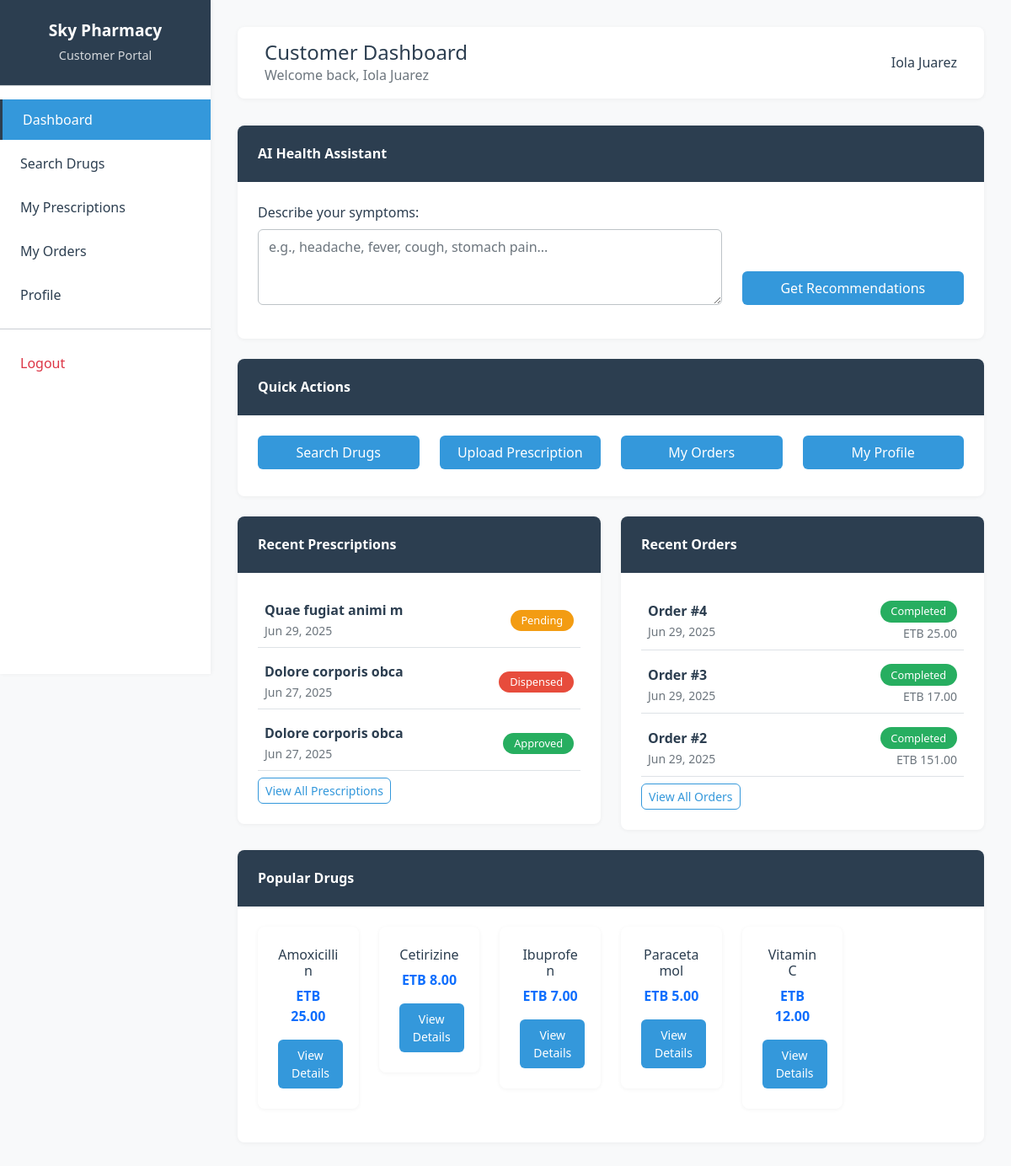
The app's page /customer/dashboard.php (signed in) with its own data.
### tables this page shows
CREATE TABLE `users` (
  `id` int(11) NOT NULL,
  `username` varchar(50) NOT NULL,
  `email` varchar(100) NOT NULL,
  `password_hash` varchar(255) NOT NULL,
  `full_name` varchar(100) NOT NULL,
  `role` enum('admin','pharmacist','cashier','customer') NOT NULL DEFAULT 'customer',
  `phone` varchar(20) DEFAULT NULL,
  `address` text DEFAULT NULL,
  `created_at` timestamp NOT NULL DEFAULT current_timestamp(),
  `updated_at` timestamp NOT NULL DEFAULT current_timestamp() ON UPDATE current_timestamp(),
  `is_active` tinyint(1) DEFAULT 1
);

CREATE TABLE `prescriptions` (
  `id` int(11) NOT NULL,
  `customer_id` int(11) NOT NULL,
  `pharmacist_id` int(11) DEFAULT NULL,
  `prescription_file` varchar(255) DEFAULT NULL,
  `symptoms` text DEFAULT NULL,
  `diagnosis` text DEFAULT NULL,
  `status` enum('pending','approved','rejected','dispensed') DEFAULT 'pending',
  `notes` text DEFAULT NULL,
  `created_at` timestamp NOT NULL DEFAULT current_timestamp(),
  `updated_at` timestamp NOT NULL DEFAULT current_timestamp() ON UPDATE current_timestamp()
);

CREATE TABLE `orders` (
  `id` int(11) NOT NULL,
  `customer_id` int(11) NOT NULL,
  `order_number` varchar(50) NOT NULL,
  `total_amount` decimal(10,2) NOT NULL,
  `status` enum('pending','confirmed','processing','ready','completed','cancelled') DEFAULT 'pending',
  `payment_status` enum('pending','paid','failed') DEFAULT 'pending',
  `payment_method` enum('cash','card','mobile_money') DEFAULT 'cash',
  `cashier_id` int(11) DEFAULT NULL,
  `created_at` timestamp NOT NULL DEFAULT current_timestamp(),
  `updated_at` timestamp NOT NULL DEFAULT current_timestamp() ON UPDATE current_timestamp()
);

CREATE TABLE `drugs` (
  `id` int(11) NOT NULL,
  `name` varchar(200) NOT NULL,
  `generic_name` varchar(200) DEFAULT NULL,
  `category_id` int(11) DEFAULT NULL,
  `description` text DEFAULT NULL,
  `dosage_form` varchar(50) DEFAULT NULL,
  `strength` varchar(50) DEFAULT NULL,
  `manufacturer` varchar(200) DEFAULT NULL,
  `price` decimal(10,2) NOT NULL,
  `cost_price` decimal(10,2) NOT NULL,
  `stock_quantity` int(11) DEFAULT 0,
  `reorder_level` int(11) DEFAULT 10,
  `is_prescription_required` tinyint(1) DEFAULT 0,
  `is_active` tinyint(1) DEFAULT 1,
  `created_at` timestamp NOT NULL DEFAULT current_timestamp(),
  `updated_at` timestamp NOT NULL DEFAULT current_timestamp() ON UPDATE current_timestamp()
);

### customer/dashboard.php (the view, shortened to what the rows shown need)
<?php
require_once '../classes/Auth.php';
require_once '../classes/Drug.php';
require_once '../classes/Prescription.php';
require_once '../classes/Order.php';
$auth = new Auth();
$auth->requireRole('customer');
$user = $auth->getCurrentUser();
$drug = new Drug();
$prescription = new Prescription();
$order = new Order();
$user_prescriptions = $prescription->getPrescriptionsByCustomer($user['id']);
$user_orders = $order->getOrdersByCustomer($user['id']);
$recent_drugs = $drug->getAllDrugs('', null, 8);
?>
<!DOCTYPE html>
<html lang="en">
<head>
    <link href="https://cdn.jsdelivr.net/npm/bootstrap@5.1.3/dist/css/bootstrap.min.css" rel="stylesheet">
    <link href="https://cdnjs.cloudflare.com/ajax/libs/font-awesome/6.0.0/css/all.min.css" rel="stylesheet">
    <link href="../assets/css/style.css" rel="stylesheet">
</head>
<body>
    <div class="main-content">
        <div class="top-nav">
            <div class="d-flex justify-content-between align-items-center">
                <div>
                    <h4 class="mb-0">Customer Dashboard</h4>
                    <p class="mb-0 text-muted">Welcome back, <?php echo htmlspecialchars($user['full_name']); ?></p>
                </div>
                <div class="user-info">
                    <span class="user-name"><?php echo htmlspecialchars($user['full_name']); ?></span>
                </div>
            </div>
        </div>
        <div class="row">
            <div class="col-md-6 mb-4">
                <div class="card">
                    <div class="card-body">
                        <?php if (empty($user_prescriptions)): ?>
                            <p class="text-muted">No prescriptions uploaded yet.</p>
                        <?php else: ?>
                            <?php foreach (array_slice($user_prescriptions, 0, 3) as $prescription_item): ?>
                                <div class="d-flex justify-content-between align-items-center mb-2 p-2 border-bottom">
                                    <div>
                                        <strong><?php echo htmlspecialchars($prescription_item['symptoms']); ?></strong>
                                        <br><small class="text-muted"><?php echo date('M d, Y', strtotime($prescription_item['created_at'])); ?></small>
                                    </div>
                                    <div class="text-end">
                                        <span class="badge badge-<?php
                                                                    echo $prescription_item['status'] === 'approved' ? 'success' : ($prescription_item['status'] === 'pending' ? 'warning' : 'danger');
                                                                    ?>"><?php echo ucfirst($prescription_item['status']); ?></span>
                                    </div>
                                </div>
                            <?php endforeach; ?>
                        <?php endif; ?>
                    </div>
                </div>
            </div>
            <div class="col-md-6 mb-4">
                <div class="card">
                    <div class="card-body">
                        <?php if (empty($user_orders)): ?>
                            <p class="text-muted">No orders placed yet.</p>
                        <?php else: ?>
                            <?php foreach (array_slice($user_orders, 0, 3) as $order_item): ?>
                                <div class="d-flex justify-content-between align-items-center mb-2 p-2 border-bottom">
                                    <div>
                                        <strong>Order #<?php echo $order_item['id']; ?></strong>
                                        <br><small class="text-muted"><?php echo date('M d, Y', strtotime($order_item['created_at'])); ?></small>
                                    </div>
                                    <div class="text-end">
                                        <span class="badge badge-<?php
                                                                    echo $order_item['status'] === 'completed' ? 'success' : ($order_item['status'] === 'pending' ? 'warning' : 'danger');
                                                                    ?>"><?php echo ucfirst($order_item['status']); ?></span>
                                        <br><small class="text-muted">ETB <?php echo number_format($order_item['total_amount'], 2); ?></small>
                                    </div>
                                </div>
                            <?php endforeach; ?>
                        <?php endif; ?>
                    </div>
                </div>
            </div>
        </div>
        <div class="row">
            <div class="col-12">
                <div class="card">
                    <div class="card-body">
                        <div class="row">
                            <?php foreach ($recent_drugs as $drug_item): ?>
                                <div class="col-md-3 col-lg-2 mb-3">
                                    <div class="card drug-card">
                                        <div class="card-body text-center">
                                            <h6 class="card-title"><?php echo htmlspecialchars($drug_item['name']); ?></h6>
                                            <p class="text-primary fw-bold">ETB <?php echo number_format($drug_item['price'], 2); ?></p>
                                            <a href="drug_details.php?id=<?php echo $drug_item['id']; ?>" class="btn btn-sm btn-primary">
                                                View Details
                                            </a>
                                        </div>
                                    </div>
                                </div>
                            <?php endforeach; ?>
                        </div>
                    </div>
                </div>
            </div>
        </div>
    </div>
</body>
</html>

### records on screen
users: full_name "Iola Juarez"
prescriptions: symptoms "Quae fugiat animi m", created_at "Jun 29, 2025", status "Pending"
prescriptions: symptoms "Dolore corporis obca", created_at "Jun 27, 2025", status "Dispensed"
prescriptions: symptoms "Dolore corporis obca", created_at "Jun 27, 2025", status "Approved"
orders: id "4", created_at "Jun 29, 2025", status "Completed", total_amount "25.00"
orders: id "3", created_at "Jun 29, 2025", status "Completed", total_amount "17.00"
orders: id "2", created_at "Jun 29, 2025", status "Completed", total_amount "151.00"
drugs: name "Amoxicillin", price "25.00"
drugs: name "Cetirizine", price "8.00"
drugs: name "Ibuprofen", price "7.00"
drugs: name "Paracetamol", price "5.00"
drugs: name "Vitamin C", price "12.00"
